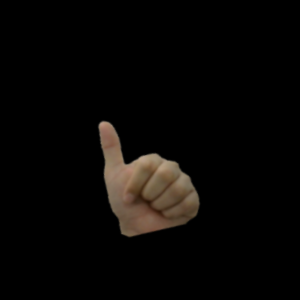
#> input picture test_code/test_image/1_1.png, 300 x 300 px, found by its file name
$ python efd.py   (older library calls are emulated)
#> lines starting #> are read from the running program, lines starting #| are printed output that depends on the picture; after the words box and inside, x2 and y2 are one past the last pixel; in counts of white or black regions, pixels touching at a corner belong together
#> further down, res is the input picture: shape (300, 300, 3); mean B, G, R 5.4, 7, 8.7
#!/usr/bin/env python
# -*-coding:utf-8 -*-
###计算椭圆傅里叶算子

import cv2
import numpy as np

def find_contours(Laplacian):
	#binaryimg = cv2.Canny(res, 50, 200) #二值化，canny检测
	h = cv2.findContours(Laplacian,cv2.RETR_EXTERNAL,cv2.CHAIN_APPROX_NONE) #寻找轮廓
	contour = h[1]
	contour = sorted(contour, key = cv2.contourArea, reverse=True)
	return contour


def deltaX_deltaY(res):

	gray = cv2.cvtColor(res, cv2.COLOR_BGR2GRAY)
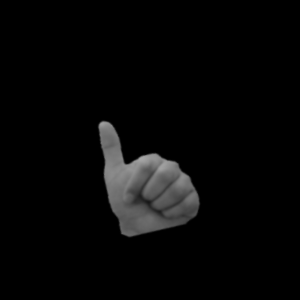
#> gray: shape (300, 300); min 0, max 166, mean 7.3
	dst = cv2.Laplacian(gray, cv2.CV_16S, ksize = 3)
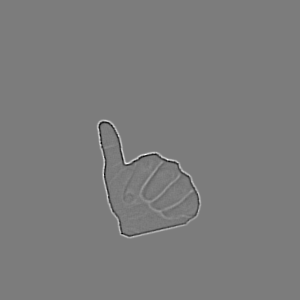
#> dst: shape (300, 300) int16; min -290, max 306, mean 0; drawn with min black and max white
	Laplacian = cv2.convertScaleAbs(dst)
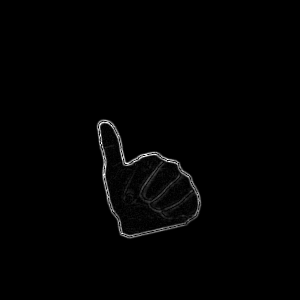
#> Laplacian: shape (300, 300); min 0, max 255, mean 2.4
	contours_list = find_contours(Laplacian)
#> in find_contours, `h = cv2.findContours(Laplacian,cv2.RETR_EXTERNAL,cv2.CHAIN_APPROX_NONE)`: h = 1 contour; box (x1, y1, x2, y2) and area: (96, 118, 203, 240) 7462
#> in find_contours, `contour = h[1]`: contour = [[-1, -1, -1, -1]]
	deltaXY_list = []
	for contour in contours_list:
		contour = np.reshape(contour,[-1,2])
		dim0, dim1 = contour.shape
		difference = np.zeros((dim0, dim1))
		difference[0:dim0-1,:] = contour[1:dim0,:] - contour[0:dim0-1,:]
		difference[dim0-1,:] = contour[0,:] - contour[dim0-1,:]
		deltaX = - difference[:,0]
		deltaY = - difference[:,1]
		deltaXY_list.append((deltaX, deltaY))
	#print(deltaXY_list[0])
	return deltaXY_list


def elliptic_fourier_descriptors(bin_im,N = 16):

	deltaXY_list = deltaX_deltaY(bin_im)

	num_segments = len(deltaXY_list)

	efds= np.zeros((num_segments,N,4))

	K_array = np.zeros((num_segments))
	T_array = np.zeros((num_segments))

	counter = 0
	for deltaX, deltaY in deltaXY_list:
		efd, K, T = elliptic_fourier_descriptors_segment(deltaX,deltaY,N)
		efds[counter,:,:] = efd
		K_array[counter] = K
		T_array[counter] = T
		counter = counter + 1

	return efds[0], K_array, T_array


# [177 lines left out: functions elliptic_fourier_descriptors_segment, continuous_components, reconstruct, rotation_and_scale_invariance, not called in this run]


###########测试#######

if __name__ == "__main__":
	res = cv2.imread("test_image/1_1.png")
#> (the run stopped early here; a loop or call above may not have finished)

$ run again, with test_code/test_image/1_11.png copied over test_code/test_image/1_1.png
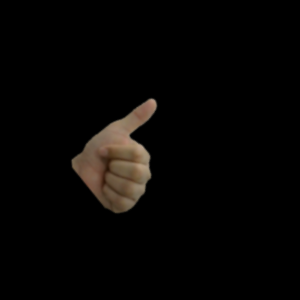
#> input picture test_code/test_image/1_11.png, 300 x 300 px, found by its file name
#> res is the input picture: shape (300, 300, 3); mean B, G, R 4.4, 5.7, 7.1
#> in deltaX_deltaY, `dst = cv2.Laplacian(gray, cv2.CV_16S, ksize = 3)`:
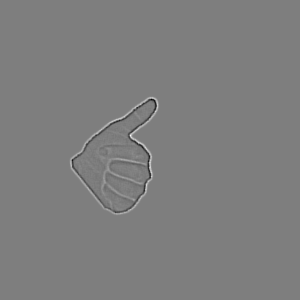
#> dst: shape (300, 300) int16; min -296, max 302, mean 0; drawn with min black and max white
#> in deltaX_deltaY, `Laplacian = cv2.convertScaleAbs(dst)`:
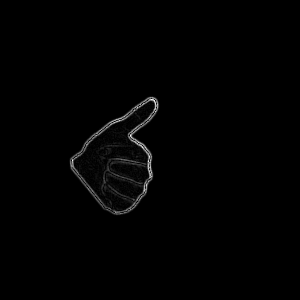
#> Laplacian: shape (300, 300); min 0, max 255, mean 2.1
#> h = 1 contour; box (x1, y1, x2, y2) and area: (69, 96, 160, 216) 6200
#> contour = [[-1, -1, -1, -1]]

$ run again, with test_code/test_image/2_1.png copied over test_code/test_image/1_1.png
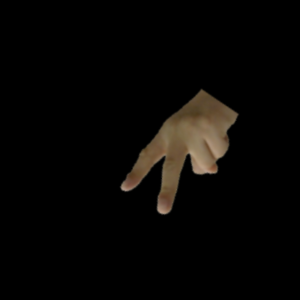
#> input picture test_code/test_image/2_1.png, 300 x 300 px, found by its file name
#> res is the input picture: shape (300, 300, 3); mean B, G, R 4.7, 6.5, 8
#> in deltaX_deltaY, `dst = cv2.Laplacian(gray, cv2.CV_16S, ksize = 3)`:
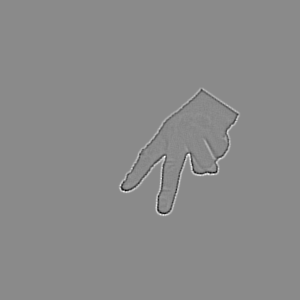
#> dst: shape (300, 300) int16; min -338, max 286, mean 0; drawn with min black and max white
#> in deltaX_deltaY, `Laplacian = cv2.convertScaleAbs(dst)`:
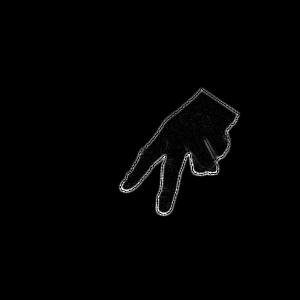
#> Laplacian: shape (300, 300); min 0, max 255, mean 2.5
#> h = 1 contour; box (x1, y1, x2, y2) and area: (118, 87, 241, 217) 7262
#> contour = [[-1, -1, -1, -1]]
